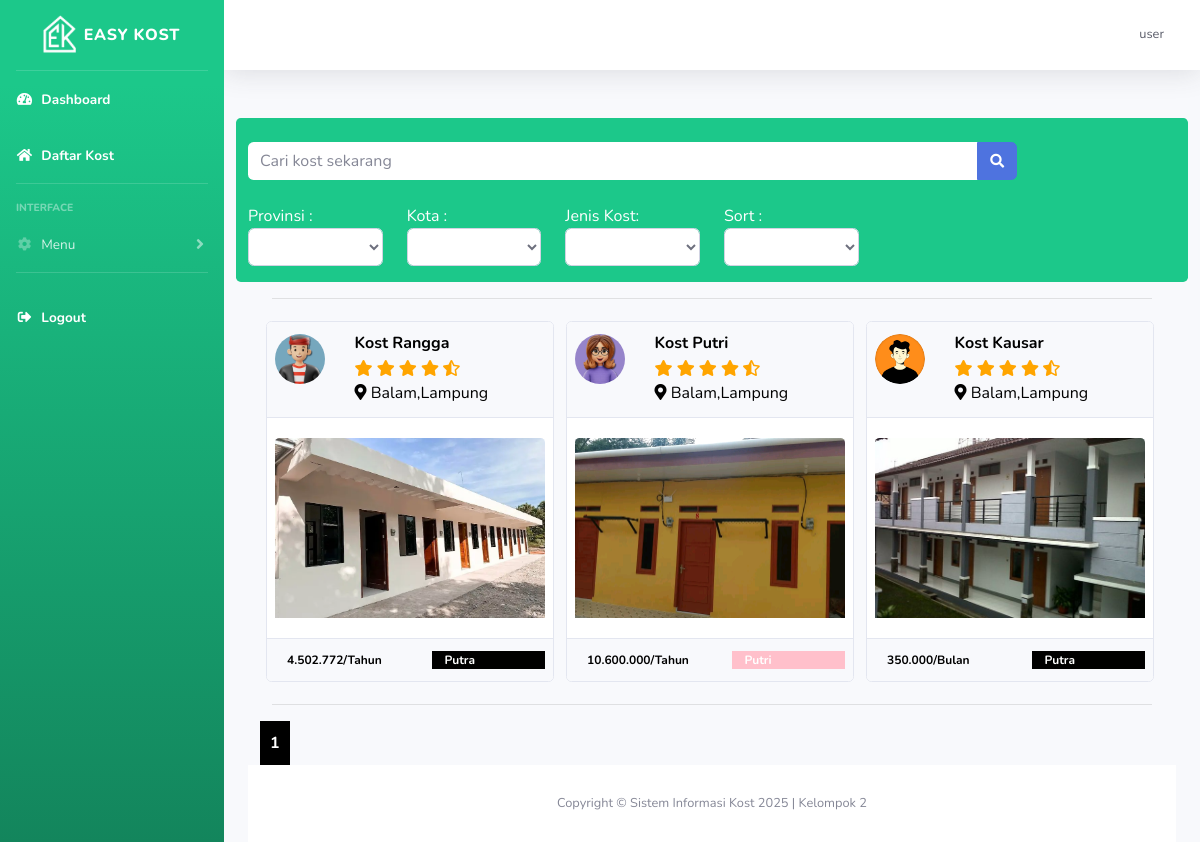
/kost/daftar-kost.php (signed in), run on the app's committed database.
### tables this page shows
CREATE TABLE `kost` (
  `id_kost` int(11) NOT NULL,
  `nama_kost` varchar(255) NOT NULL,
  `tipe_kost` varchar(255) NOT NULL,
  `jenis_kost` varchar(255) NOT NULL,
  `jumlah_kamar` int(11) NOT NULL,
  `tanggal_tagih` date NOT NULL,
  `nama_pemilik` text NOT NULL,
  `nama_bank` text NOT NULL,
  `no_rekening` int(11) NOT NULL,
  `foto_bangunan_utama` varchar(255) NOT NULL,
  `foto_kamar` varchar(255) NOT NULL,
  `foto_kamar_mandi` varchar(255) NOT NULL,
  `foto_interior` varchar(255) NOT NULL,
  `provinsi` varchar(25) NOT NULL,
  `kota` varchar(25) NOT NULL,
  `kecamatan` varchar(25) NOT NULL,
  `kelurahan` varchar(25) NOT NULL,
  `alamat` varchar(255) NOT NULL,
  `harga_sewa` int(11) NOT NULL,
  `kontak` varchar(255) NOT NULL,
  `deskripsi` text NOT NULL,
  `id_pemilik` int(11) NOT NULL,
  `fasilitas_kost` text NOT NULL
);

CREATE TABLE `user` (
  `id` int(11) NOT NULL,
  `nama_lengkap` varchar(255) NOT NULL,
  `email` varchar(255) NOT NULL,
  `username` varchar(255) NOT NULL,
  `password` varchar(255) NOT NULL,
  `no_hp` varchar(255) NOT NULL,
  `pekerjaan` varchar(255) NOT NULL,
  `jenis_kelamin` varchar(25) NOT NULL,
  `foto_ktp` varchar(255) NOT NULL,
  `foto_profil` text NOT NULL,
  `roles` int(11) NOT NULL,
  `id_kost_saya` int(11) NOT NULL
);

### kost/daftar-kost.php (the view, shortened to what this page needs)
<?php
include "template/header.php";
function minfas($idkost, $tipe_kost)
{
  global $koneksi;
  $cost = mysqli_query($koneksi, "SELECT min(biaya_fasilitas) FROM kamar WHERE id_kost=$idkost");
  $p = mysqli_fetch_array($cost);
  if ($tipe_kost == "Bulan") {
    return $p['min(biaya_fasilitas)'];
  } else if ($tipe_kost == "Tahun") {
    return $p['min(biaya_fasilitas)'] * 12;
  }
}
?>
<div class="container">
  <div class="row">
    <div class="col bg-success rounded-lg" style="color:white">
      <form action="daftar-kost.php" method="get">
        <br>
        <div class="row">
          <div class="col my-auto">
            <div class="input-group">
              <input placeholder="Cari kost sekarang" autofocus autocomplete="off" type="text" name="cari" class="form-control border-0 small">
              <div class="input-group-append">
                <button type="submit" value="cari" class="btn btn-primary"><i class="fas fa-search fa-sm"></i></button>
              </div>
            </div>
            <br>
          </div>
          <div class="col-md-2"></div>
        </div>
        <div class="row">
          <div class="col-md-2">
            Provinsi :
            <select class="form-control " name="provinsi" id="provinsi">
              <option value=""></option>
              <?php
              $query2 = "SELECT provinsi from kost GROUP BY provinsi ";
              $data2 = mysqli_query($koneksi, $query2);
              while ($n = mysqli_fetch_array($data2)) {
              ?>
                <option value=<?php echo $n['provinsi'] ?>><?php echo $n['provinsi'] ?></option>
              <?php
              }
              ?>
            </select>
          </div>
          <div class="col-md-2">
            Kota :
            <select class="form-control " name="kota" id="kota">
              <option value=""></option>
              <?php
              $query2 = "SELECT kota from kost GROUP BY kota";
              $data2 = mysqli_query($koneksi, $query2);
              while ($n = mysqli_fetch_array($data2)) {
              ?>
                <option value=<?php echo $n['kota'] ?>><?php echo $n['kota'] ?></option>
              <?php
              }
              ?>
            </select>
          </div>
          <div class="col-md-2">
            Jenis Kost:
            <select class="form-control " name="jenis_kost" id="jenis_kost">
              <option value=""></option>
              <?php
              $query3 = "SELECT jenis_kost from kost GROUP BY jenis_kost";
              $data3 = mysqli_query($koneksi, $query3);
              while ($l = mysqli_fetch_array($data3)) {
              ?>
                <option value=<?php echo $l['jenis_kost'] ?>><?php echo $l['jenis_kost'] ?></option>
              <?php
              }
              ?>
            </select>
          </div>
          <div class="col-md-2">
            Sort :
            <select class="form-control" name="filter_harga" id="filter_harga">
              <option value=""></option>
              <option value="1">Harga termurah</option>
            </select>
          </div>
      </form>
    </div>
  </div>
  <br>
  <?php
  $jumlah_data_perhalaman = 6;
  $jumlah_halaman = ceil($jumlah_data = mysqli_num_rows(mysqli_query($koneksi, "SELECT * FROM kost JOIN user ON kost.id_pemilik = user.id")) / $jumlah_data_perhalaman);
  if (isset($_GET['halaman'])) {
    $halaman_aktif = $_GET['halaman'];
  } else {
    $halaman_aktif = 1;
  }
  $awalData = ($jumlah_data_perhalaman * $halaman_aktif) - $jumlah_data_perhalaman;
  if (isset($_GET['cari'])) {
    $cari = $_GET['cari'];
    $provinsi = $_GET['provinsi'];
    $kota = $_GET['kota'];
    $jenis_kost = $_GET['jenis_kost'];
    $filter_harga = $_GET['filter_harga'];
    if ($filter_harga == 1) {
      $sub_query = "GROUP BY kost.harga_sewa";
    } else {
      $sub_query = "GROUP BY kost.harga_sewa desc";
    }
    $data = mysqli_query($koneksi, "SELECT * FROM kost JOIN user ON kost.id_pemilik = user.id WHERE nama_kost LIKE '%" . $cari . "%' AND provinsi LIKE '%" . $provinsi . "%' AND kota LIKE '%" . $kota . "%' AND jenis_kost LIKE '%" . $jenis_kost . "%' $sub_query LIMIT $awalData,$jumlah_data_perhalaman");
  } else {
    $data = mysqli_query($koneksi, "SELECT * FROM kost JOIN user ON kost.id_pemilik = user.id LIMIT $awalData,$jumlah_data_perhalaman");
  }
  $no = 1; ?>
  <div class="container">
    <div class="col">
      <hr>
      <div class="row">
        <?php
        while ($d = mysqli_fetch_array($data)) {
        ?>
          <div class="card" style="width: 18rem;">
            <a style="text-decoration: none;color:black" href="tampilan-kost.php?id_kost=<?php echo $d['id_kost'] ?>">
              <div class="card-header">
                <div class="row">
                  <div class="col-md-3">
                    <div class="row">
                      <img style="object-fit: cover;" src="../img/profil/<?php echo $d['foto_profil'] ?>" class="thumbnail img-responsive rounded-circle mr-3" height="50px" width="50px" alt="avatar">
                    </div>
                  </div>
                  <div class="col">
                    <div class="card-text">
                      <h6 class="card-title font-weight-bold mb-1"><?php echo $d['nama_kost'] ?></h6>
                      <span class="stars-active" style="width:50%">
                        <i class="fa fa-star checked" aria-hidden="true"></i>
                        <i class="fa fa-star checked" aria-hidden="true"></i>
                        <i class="fa fa-star checked" aria-hidden="true"></i>
                        <i class="fa fa-star checked" aria-hidden="true"></i>
                        <i class="fa fa-star-half-alt checked" aria-hidden="true"></i>
                      </span>
                      <p class="card-text"><i class="fas fa-map-marker-alt"></i> <?php echo $d['kota'] . ',' . $d['provinsi'] ?></p>
                    </div>
                  </div>
                </div>
              </div>
              <div class="card-body">
                <div class="row">
                  <img class="card-img-top mx-auto" src="../img/foto_kost/kamar/<?php echo $d['foto_kamar'] ?>" alt="Card image cap">
                </div>
              </div>
              <div class="card-footer">
                <div class="row">
                  <div class="col-md-7" style="font-size:12px;font-weight:bold"><?php echo number_format($d['harga_sewa'] + minfas($d['id_kost'], $d['tipe_kost']), 0, ',', '.') . '/' . $d['tipe_kost'] ?></div>
                  <?php
                  if ($d['jenis_kost'] == "Putri") {
                  ?>
                    <div class="col" style="background-color:pink;font-size:12px;font-weight:bold;color:white"><?php echo $d['jenis_kost'] ?></div>
                  <?php
                  } else if ($d['jenis_kost'] == "Putra") {
                  ?>
                    <div class="col" style="background-color:black;font-size:12px;font-weight:bold;color:white"><?php echo $d['jenis_kost'] ?></div>
                  <?php
                  } else if ($d['jenis_kost'] == "Campuran") {
                  ?>
                    <div class="col" style="background-color:purple;font-size:12px;font-weight:bold;color:white"><?php echo $d['jenis_kost'] ?></div>
                  <?php } ?>
                </div>
              </div>
            </a>
          </div>
        <?php } ?>
      </div>
      <hr>
      <div class="row">
        <?php for ($i = 1; $i <= $jumlah_halaman; $i++) : ?>
          <?php if ($i == $halaman_aktif) : ?>
            <a style="font-weight: bold;background-color:black;padding:10px;color:white;" href="?halaman=<?php echo $i ?>"><?php echo $i ?></a>
          <?php else : ?>
            <a style="font-weight: bold;background-color:red;padding:10px;color:white" href="?halaman=<?php echo $i ?>"><?php echo $i ?></a>
          <?php endif; ?>
        <?php endfor; ?>
      </div>
    </div>
  </div>
  <br>
</div>
<?php
include "template/footer.php";
?>

### kost/daftar-kost.php (style rules this page uses)
.checked { color: orange; }
.card { margin: 6px; }
.card-img-top { width: 100%; height: 15vw; object-fit: cover; }

### data on the page
kost: id_pemilik.foto_profil (picture), nama_kost "Kost Rangga", kota "Balam", provinsi "Lampung", foto_kamar (picture), tipe_kost "4.502.772", tipe_kost "Tahun", jenis_kost "Putra"
kost: id_pemilik.foto_profil (picture), nama_kost "Kost Putri", kota "Balam", provinsi "Lampung", foto_kamar (picture), tipe_kost "10.600.000", tipe_kost "Tahun", jenis_kost "Putri"
kost: id_pemilik.foto_profil (picture), nama_kost "Kost Kausar", kota "Balam", provinsi "Lampung", foto_kamar (picture), tipe_kost "350.000", tipe_kost "Bulan", jenis_kost "Putra"

### other printed values
$_SESSION['username'] "user"
